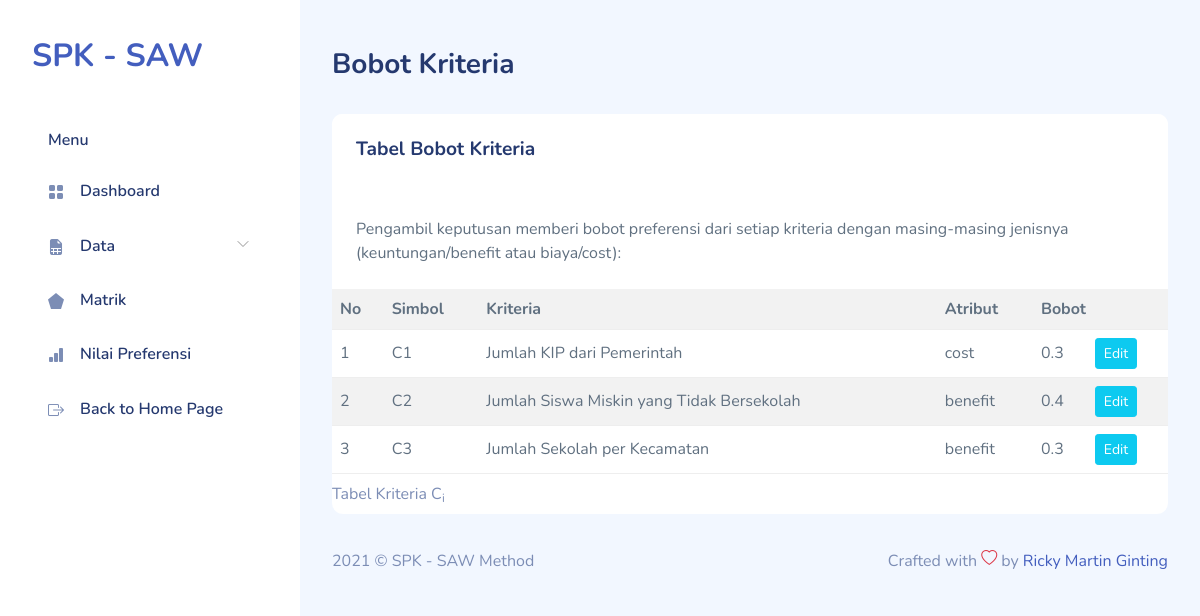
Page /bobot.php on the committed database.
### tables this page shows
CREATE TABLE `criteria` (
  `kdKriteria` int(11) NOT NULL,
  `kriteria` varchar(100) NOT NULL,
  `atribut` varchar(15) DEFAULT NULL,
  `bobot` decimal(2,1) DEFAULT NULL
);

### bobot.php (the view, shortened to what this page needs)
<!DOCTYPE html>
<html lang="en">
  <?php
require "layout/head.php";
require "include/conn.php";
?>
  <body>
    <div id="app">
      <?php require "layout/sidebar.php";?>
      <div id="main">
        <div class="page-heading">
          <h3>Bobot Kriteria</h3>
        </div>
        <div class="page-content">
          <section class="row">
            <div class="col-12">
              <div class="card">
                <div class="card-header">
                  <h4 class="card-title">Tabel Bobot Kriteria</h4>
                </div>
                <div class="card-content">
                  <div class="card-body">
                    <p class="card-text">Pengambil keputusan memberi bobot preferensi dari setiap kriteria dengan
                      masing-masing jenisnya (keuntungan/benefit atau biaya/cost):</p>
                  </div>
                  <div class="table-responsive">
                    <table class="table table-striped mb-0">
                    <caption>
    Tabel Kriteria C<sub>i</sub>
  </caption>
  <tr>
    <th>No</th>
    <th>Simbol</th>
    <th>Kriteria</th>
    <th>Atribut</th>
    <th colspan="2">Bobot</th>
  </tr>
  <?php
$sql = 'SELECT kdKriteria,kriteria,atribut,bobot FROM criteria';
$result = $db->query($sql);
$i = 0;
while ($row = $result->fetch_object()) {
    echo "<tr>
        <td class='right'>" . (++$i) . "</td>
        <td class='center'>C{$i}</td>
        <td>{$row->kriteria}</td>
        <td>{$row->atribut}</td>
        <td>{$row->bobot}</td>
        <td>
            <a href='bobot-edit.php?id={$row->kdKriteria}' class='btn btn-info btn-sm'>Edit</a>
            </td>
      </tr>\n";
}
?>
                    </table>
                  </div>
                </div>
              </div>
            </div>
          </section>
        </div>
        <?php require "layout/footer.php";?>
      </div>
    </div>
  </body>
</html>

### assets/css/app.css (style rules this page uses)
.btn.btn-danger,.btn.btn-info,.btn.btn-primary,.btn.btn-secondary,.btn.btn-success,.btn.btn-warning { color:#fff }
.card { margin-bottom:2.2rem;border:none }
.card .card-header { border:none }
.card .card-header h4 { font-size:1.2rem;font-weight:700 }
.card .card-content { position:relative }
.card .card-title { font-size:1.2rem }
.card .card-body { padding:1.5rem }
.dataTable-table td,.dataTable-table thead th,.table td,.table thead th { vertical-align:middle }
#main { margin-left:300px;padding:2rem }
.page-heading { margin:0 0 2rem }
.page-heading h3 { font-weight:700 }
a { text-decoration:none }

### rows in the picture
criteria: kriteria "Jumlah KIP dari Pemerintah", atribut "cost", bobot "0.3"
criteria: kriteria "Jumlah Siswa Miskin yang Tidak Bersekolah", atribut "benefit", bobot "0.4"
criteria: kriteria "Jumlah Sekolah per Kecamatan", atribut "benefit", bobot "0.3"
